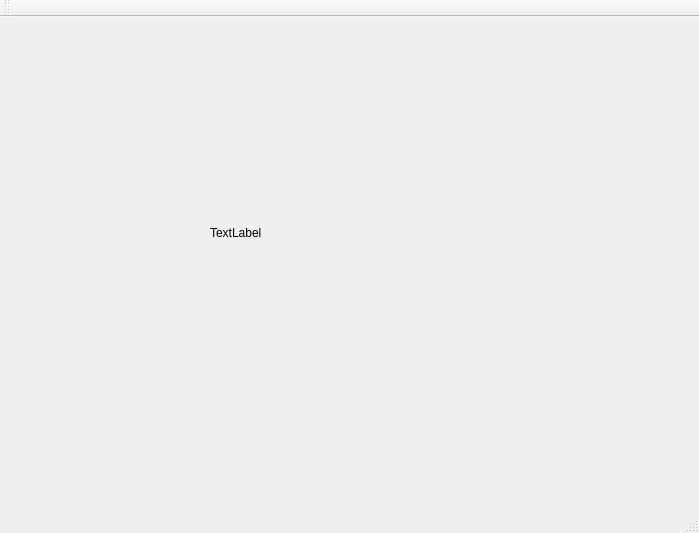
<?xml version="1.0" encoding="UTF-8"?>
<ui version="4.0">
 <class>MainWindow</class>
 <widget class="QMainWindow" name="MainWindow">
  <property name="geometry">
   <rect>
    <x>0</x>
    <y>0</y>
    <width>699</width>
    <height>533</height>
   </rect>
  </property>
  <property name="windowTitle">
   <string>MainWindow</string>
  </property>
  <widget class="QWidget" name="centralWidget">
   <widget class="QLabel" name="label">
    <property name="geometry">
     <rect>
      <x>210</x>
      <y>160</y>
      <width>221</width>
      <height>111</height>
     </rect>
    </property>
    <property name="text">
     <string>TextLabel</string>
    </property>
   </widget>
  </widget>
  <widget class="QMenuBar" name="menuBar">
   <property name="geometry">
    <rect>
     <x>0</x>
     <y>0</y>
     <width>699</width>
     <height>26</height>
    </rect>
   </property>
  </widget>
  <widget class="QToolBar" name="mainToolBar">
   <attribute name="toolBarArea">
    <enum>TopToolBarArea</enum>
   </attribute>
   <attribute name="toolBarBreak">
    <bool>false</bool>
   </attribute>
  </widget>
  <widget class="QStatusBar" name="statusBar"/>
 </widget>
 <layoutdefault spacing="6" margin="11"/>
 <resources/>
 <connections/>
</ui>
